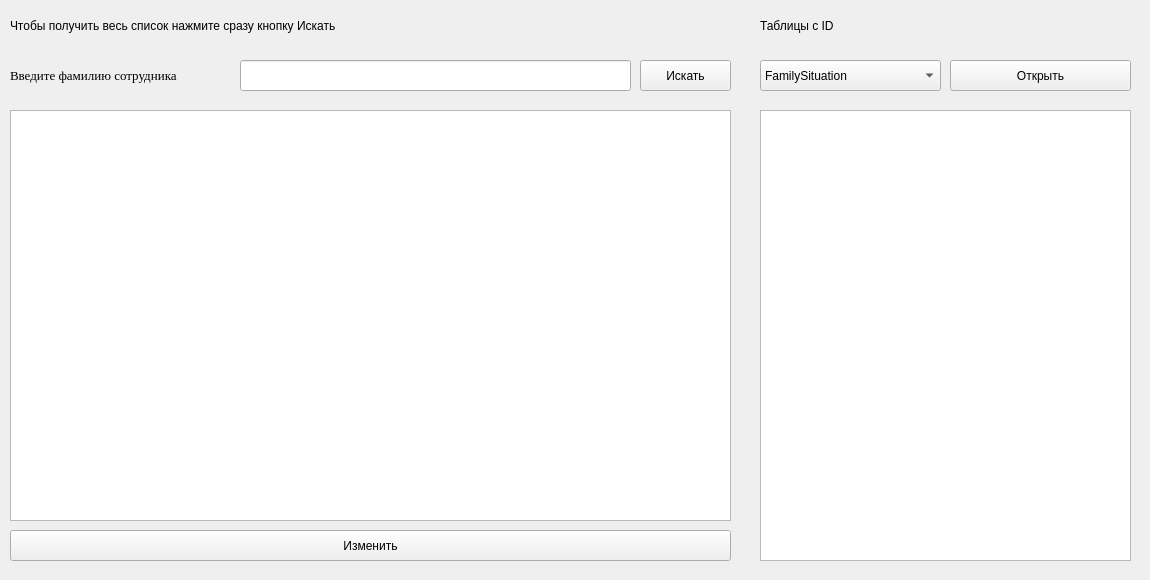
<?xml version="1.0" encoding="UTF-8"?>
<ui version="4.0">
 <class>Form</class>
 <widget class="QWidget" name="Form">
  <property name="geometry">
   <rect>
    <x>0</x>
    <y>0</y>
    <width>1150</width>
    <height>580</height>
   </rect>
  </property>
  <property name="windowTitle">
   <string>Form</string>
  </property>
  <widget class="QPushButton" name="btn_search">
   <property name="geometry">
    <rect>
     <x>640</x>
     <y>60</y>
     <width>91</width>
     <height>31</height>
    </rect>
   </property>
   <property name="text">
    <string>Искать</string>
   </property>
  </widget>
  <widget class="QTableWidget" name="table_Main">
   <property name="geometry">
    <rect>
     <x>10</x>
     <y>110</y>
     <width>721</width>
     <height>411</height>
    </rect>
   </property>
  </widget>
  <widget class="QLabel" name="lbl_info2">
   <property name="geometry">
    <rect>
     <x>760</x>
     <y>10</y>
     <width>421</width>
     <height>31</height>
    </rect>
   </property>
   <property name="text">
    <string>Таблицы с ID</string>
   </property>
  </widget>
  <widget class="QTableWidget" name="table_Info">
   <property name="geometry">
    <rect>
     <x>760</x>
     <y>110</y>
     <width>371</width>
     <height>451</height>
    </rect>
   </property>
  </widget>
  <widget class="QLineEdit" name="txt_input">
   <property name="geometry">
    <rect>
     <x>240</x>
     <y>60</y>
     <width>391</width>
     <height>31</height>
    </rect>
   </property>
  </widget>
  <widget class="QLabel" name="lbl_hint">
   <property name="geometry">
    <rect>
     <x>10</x>
     <y>60</y>
     <width>231</width>
     <height>31</height>
    </rect>
   </property>
   <property name="font">
    <font>
     <family>Times New Roman</family>
     <pointsize>10</pointsize>
    </font>
   </property>
   <property name="text">
    <string>Введите фамилию сотрудника</string>
   </property>
  </widget>
  <widget class="QPushButton" name="btn_changeinfo">
   <property name="geometry">
    <rect>
     <x>10</x>
     <y>530</y>
     <width>721</width>
     <height>31</height>
    </rect>
   </property>
   <property name="text">
    <string>Изменить</string>
   </property>
  </widget>
  <widget class="QLabel" name="lbl_info">
   <property name="geometry">
    <rect>
     <x>10</x>
     <y>10</y>
     <width>721</width>
     <height>31</height>
    </rect>
   </property>
   <property name="text">
    <string>Чтобы получить весь список нажмите сразу кнопку Искать</string>
   </property>
  </widget>
  <widget class="QComboBox" name="cbbx_tablechoose">
   <property name="geometry">
    <rect>
     <x>760</x>
     <y>60</y>
     <width>181</width>
     <height>31</height>
    </rect>
   </property>
   <item>
    <property name="text">
     <string>FamilySituation</string>
    </property>
   </item>
   <item>
    <property name="text">
     <string>Jobs</string>
    </property>
   </item>
   <item>
    <property name="text">
     <string>Study</string>
    </property>
   </item>
  </widget>
  <widget class="QPushButton" name="btn_getinfo">
   <property name="geometry">
    <rect>
     <x>950</x>
     <y>60</y>
     <width>181</width>
     <height>31</height>
    </rect>
   </property>
   <property name="text">
    <string>Открыть</string>
   </property>
  </widget>
 </widget>
 <resources/>
 <connections/>
</ui>
